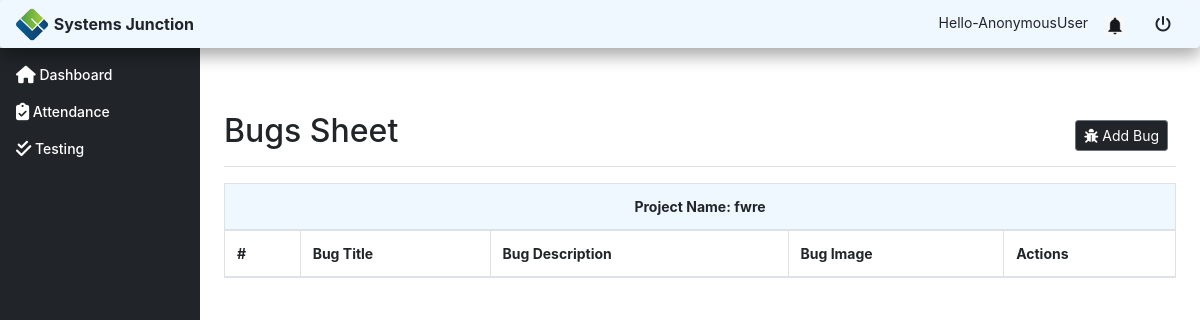
Before: /testing/Projects_bugs/16 with the older database file.
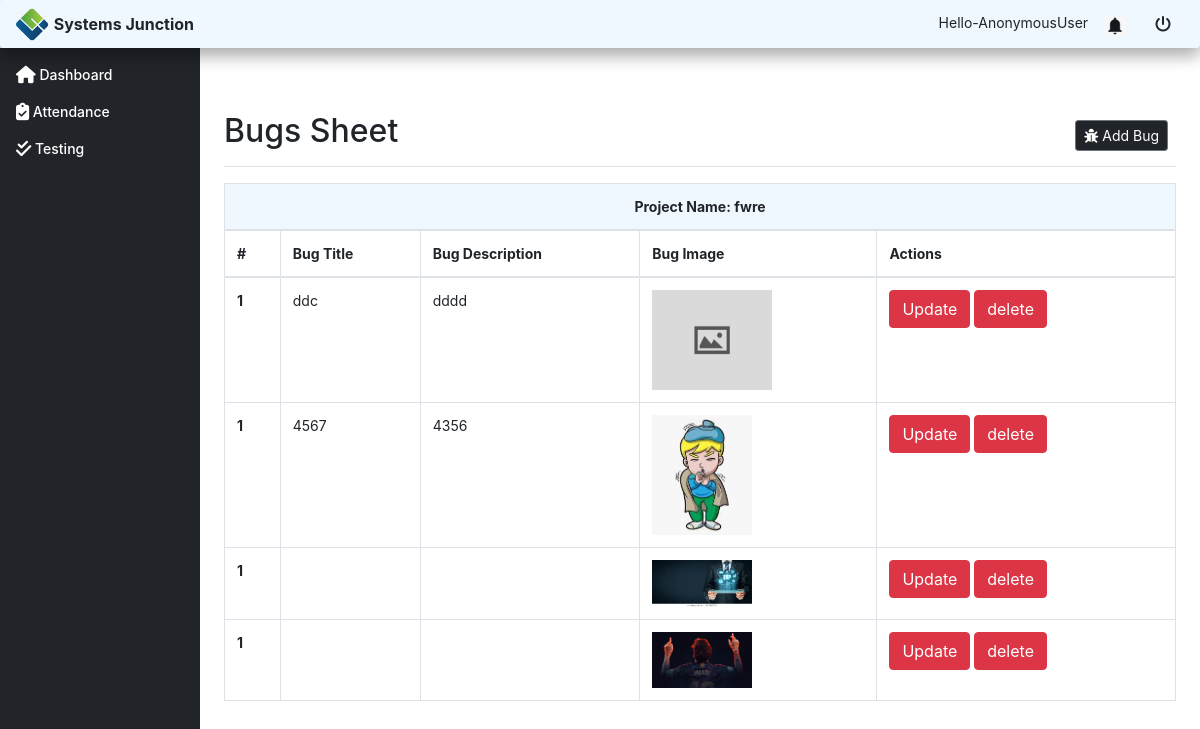
After: the same page with the newer database file.
### dashboard/models.py (models this page shows, shortened)
class ProjectModel(models.Model):
    title = models.CharField(max_length=100)
    projectDescription = models.TextField(max_length=5000)
    requirement = models.ManyToManyField(Requirement, default=None)
    status=models.TextField(max_length=50, null=True)
    date= models.DateTimeField(auto_now_add=True, blank=True, null=True)
    bugs = models.ManyToManyField(Bugs, default=None)

### testing/models.py (models this page shows, shortened)
class Bugs(models.Model):
    bug_title = models.TextField(max_length=20, blank=True, default=None)
    bug_description = models.TextField(max_length=200, blank=True, default=None)
    bug_pic = models.ImageField(default=None, blank=True, null=True)

### testing/views.py (the view)
# urls.py: path('Projects_bugs/<id>', views.Projects_bugs, name='Projects_bugs'),
def Projects_bugs(request, id):
    detail = ProjectModel.objects.get(id=id)
    return render(request, 'testing/bug_detail.html', {'id': id, 'detail': detail})

### testing/templates/testing/bug_detail.html (shortened to what this page needs)
{% extends 'basetemplate.html' %}
{% load static %}
{% block content %}
    <main role="main" class="col-md-9 ml-sm-auto col-lg-10 pt-3 px-4">
        <div class="d-flex justify-content-between flex-wrap flex-md-nowrap align-items-center pb-2 mb-3 border-bottom">
            <h1 class="h2">Bugs Sheet</h1>
            <div class="btn-toolbar mb-2 mb-md-0">
                <div class="btn-group mr-2">
                    <a href="{% url 'testing:addbug' id=id%}"  style="background-color: #212529; color: white" class="btn btn-sm btn-outline-secondary"> <i class="fas fa-bug"></i>  Add Bug</a>
                </div>
            </div>
        </div>
        <table class="table table-bordered">
            <thead>
            <th colspan="5" style="text-align: center; background-color: #F0F8FF">Project Name:  {{  detail.title}}</th>
            <tr>
                <th scope="col">#</th>
                <th scope="col">Bug Title</th>
                <th scope="col">Bug Description</th>
                <th scope="col">Bug Image</th>
                <th> Actions</th>
            </tr>
            </thead>
            <tbody>
            {% for r in detail.bugs.all %}
                <tr>
                    <th scope="row">1</th>
                    <td>{{ r.bug_title }}</td>
                    <td>{{ r.bug_description }}</td>
                    <td>
                        {% if r.bug_pic %}
                            <a href="#popup1"><img src="{{r.bug_pic.url}}" width=100px alt="">
                            </a>
                        {% else %}
                                    <img src="{% static 'default.jpg' %}" style="height: 100px; width: 120px">
                        {% endif %}
                    </td>
                    <td>
                        <a href="{% url 'testing:updatebug' r.id %}" class="btn btn-danger">Update</a>
                        <a href="{% url 'testing:delete_bug' r.id %}" class="btn btn-danger">delete</a>
                    </td>
                </tr>
            {% endfor %}
            </tbody>
        </table>
    </main>
{% endblock %}

### templates/basetemplate.html (shortened to what this page needs)
{% load static %}
<!doctype html>
<html lang="en">
<head>
    <link href="{% static 'bootstrap.css' %}" rel="stylesheet">
    <link href="{% static 'dashboard.css' %}" rel="stylesheet">
    <link rel="stylesheet" href="https://ajax.googleapis.com/ajax/libs/jqueryui/1.12.1/themes/smoothness/jquery-ui.css">
</head>
<body>
<nav class="navbar navbar-dark sticky-top flex-md-nowrap p-0 shadow-lg  mb-5  rounded" style="box-shadow: 0 8px 16px 0 rgba(0,0,0,0.2), 0 6px 20px 0 rgba(0,0,0,0.19);background-color: #F0F8FF"  >
    <a class="navbar-brand col-sm-3 col-md-2 mr-0"  href="{% url 'dashboard:dashboard_view' %}  "><img src="{% static 'SJ.png' %}"style="margin-top: -15px;margin-bottom: -12px;margin-right: 5px" height="35px" ><b style="color: #212529">Systems Junction</b> </a>
    <ul class="navbar-nav px-3">
        <li class="nav-item text-nowrap">
            <form class="logout-link" action="{% url 'accounts:logout' %}" method="post" >
                <span class="hello-msg" style="color: #212529; "> Hello-{{ request.user }}</span>
           <a class="btn"  data-toggle="modal" data-target="#exampleModalbell" style="background-color: #F0F8FF;"  > <img style="height: 20px" src="{% static 'bellicon.jpeg' %}"></a>
                <button class="btn" style="background-color: #F0F8FF" type="submit" > <i style="    color: #212529;" class="fas fa-power-off"></i></button>
            </form>
        </li>
    </ul>
</nav>
<div class="container-fluid">
    <div class="row">
        <nav class="col-md-2 d-none d-md-block bg-light sidebar">
            <div class="sidebar-sticky">
                <ul class="nav flex-column">
                    <li class="nav-item">
                        <a class="nav-link " href={% url 'dashboard:dashboard_view' %}>
                            <span ></span> Dashboard <span class="sr-only">(current)</span>
                        </a>
                    </li>
                 <li class="nav-item">
                        <a class="nav-link " href={% url 'attendance:attendanceview' %}>
                            <span ></span> Attendance <span class="sr-only">(current)</span>
                        </a>
                    </li>
                <li class="nav-item">
                        <a class="nav-link " href={% url 'testing:Testprojects' %}>
                            <span ></span> Testing <span class="sr-only">(current)</span>
                    </li>
                </ul>
            </div>
        </nav>
        {% block content %}
        {% endblock %}
    </div>
</div>
</body>
</html>

### assets/dashboard.css (style rules this page uses)
body { font-size: .875rem; }
.sidebar { position: fixed; top: 0; bottom: 0; left: 0; z-index: 100; padding: 0; box-shadow: inset -1px 0 0 rgba(0, 0, 0, .1); }
.sidebar-sticky { position: -webkit-sticky; position: sticky; top: 48px; height: calc(100vh - 48px); padding-top: .5rem; overflow-x: hidden; overflow-y: auto; background-color: #212529; }
.sidebar .nav-link { font-weight: 500; color: white; }
.navbar-brand { padding-top: .75rem; padding-bottom: .75rem; font-size: 1rem; }
.border-bottom { border-bottom: 1px solid #e5e5e5; }

Changed rows visible on the page:
added Bugs: bug_title "ddc", bug_description "dddd"
added Bugs: bug_title "4567", bug_description "4356", bug_pic (picture)
added Bugs: bug_pic (picture)
added Bugs: bug_pic (picture)
